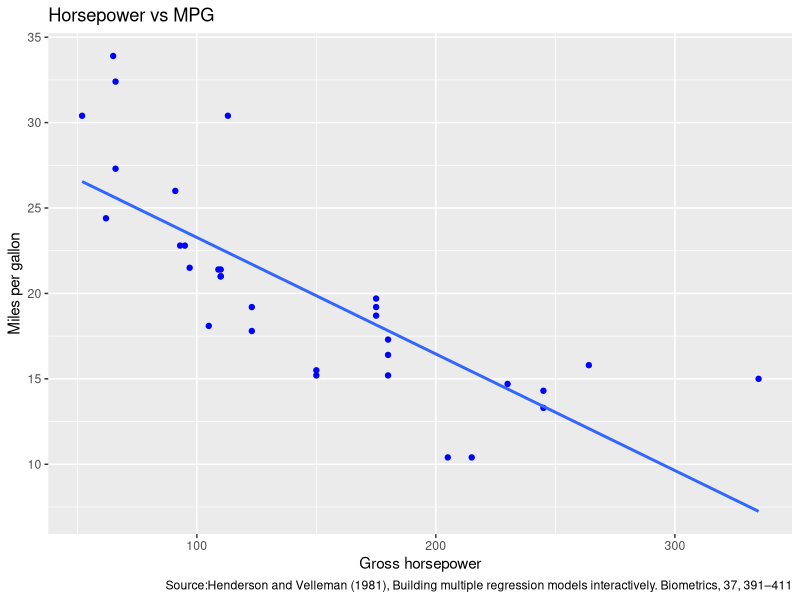
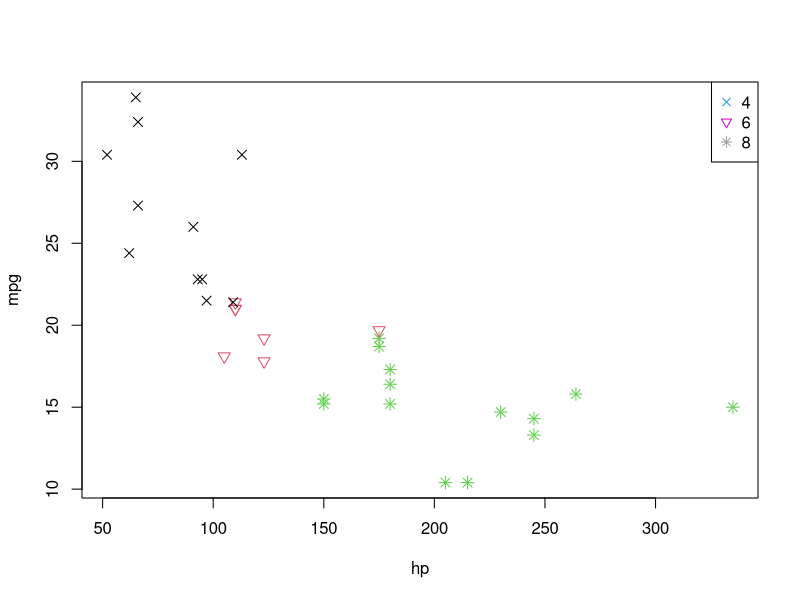
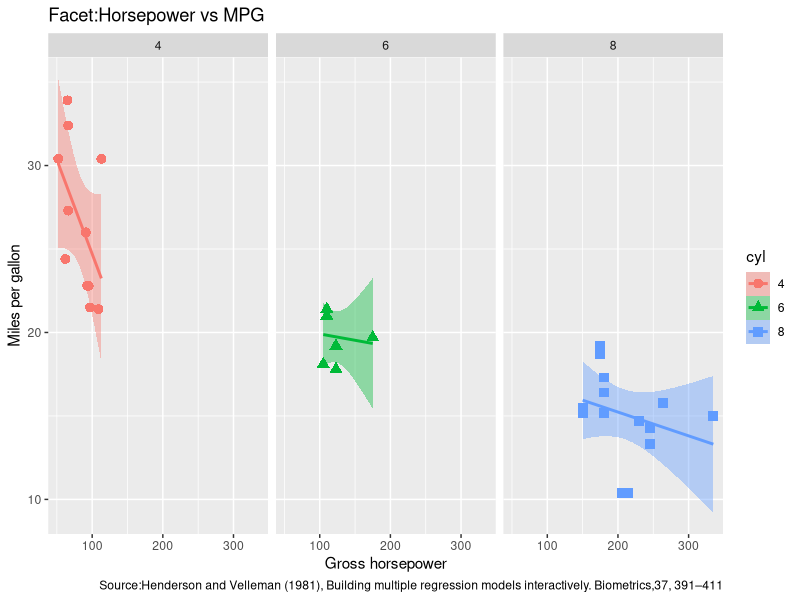
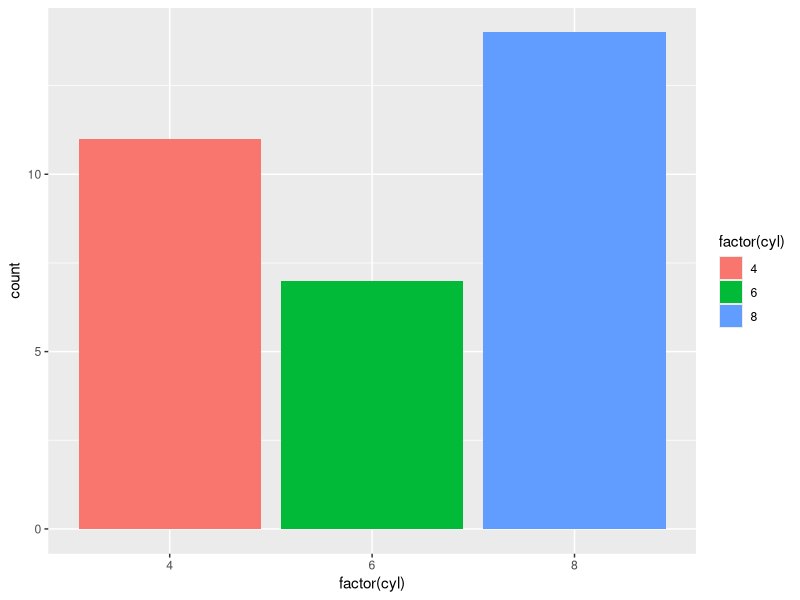
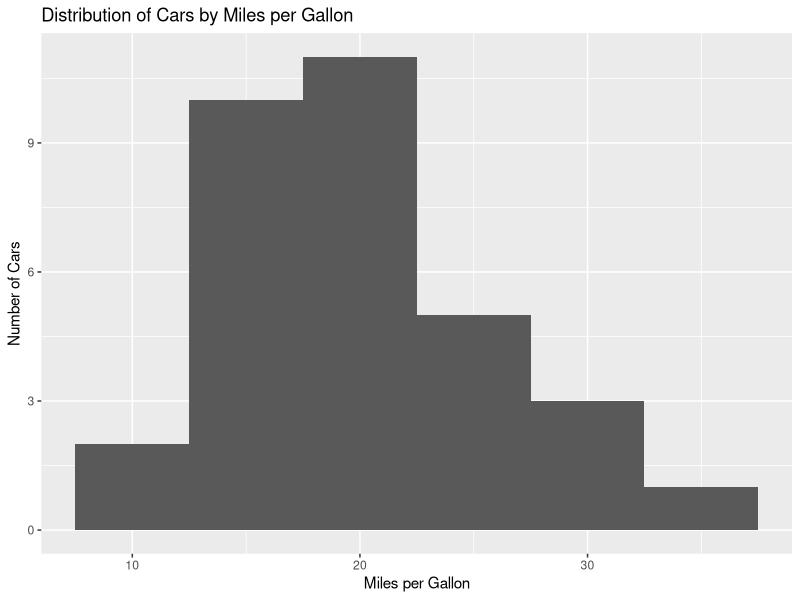
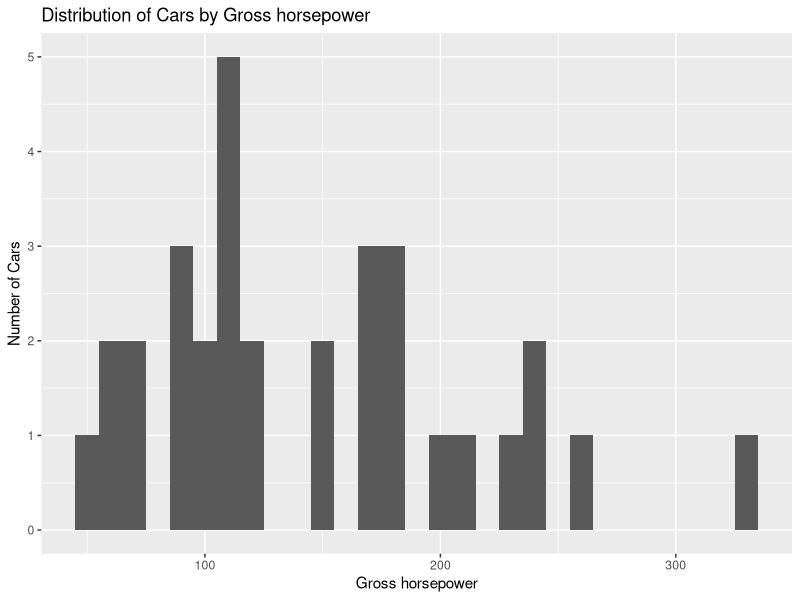

Recreate these plots in R, in order.
## ---- chunk 1

str(mtcars)
summary(mtcars)
library(dplyr)
mtcars

## ---- chunk 2
library(ggplot2)

ggplot(mtcars, aes(x=hp,y=mpg)) +
  geom_point(color="blue") +
  geom_smooth(method = "lm", se = FALSE) +
  labs(title= "Horsepower vs MPG",x="Gross horsepower",y= "Miles per gallon",caption ="Source:Henderson and Velleman (1981), Building multiple regression models interactively. Biometrics, 37, 391–411")
  
## ---- chunk 3
library(ggplot2)

mtcars$cyl <- as.factor(mtcars$cyl)
plot(mpg ~ hp , mtcars, 
    col=cyl, pch=c(4,6,8)[mtcars$cyl], cex=1.2)
legend("topright", legend=levels(mtcars$cyl),
                   pch = c(4,6,8),
                   col=levels(mtcars$cyl))



## ---- chunk 4

library(ggplot2)

plt <-
ggplot(mtcars, aes(x=hp, y=mpg, color=cyl, shape=cyl)) +
    geom_point(size=3) +
   geom_smooth(method="lm", aes(fill=cyl))+ 
  labs(title= "Facet:Horsepower vs MPG",x="Gross horsepower",y= "Miles per gallon",
       caption ="Source:Henderson and Velleman (1981), Building multiple regression models interactively. Biometrics,37, 391–411") 
plt + facet_wrap(~cyl)
## ---- chunk 5
library(ggplot2)
library(dplyr)

ggplot(mtcars, aes(factor(cyl),
        fill = factor(cyl))) +
    geom_bar()
## ---- chunk 6
library(ggplot2)

ggplot(mtcars, aes(mpg)) +
  geom_histogram(binwidth = 5) + xlab('Miles per Gallon') + ylab('Number of Cars') + 
   ggtitle('Distribution of Cars by Miles per Gallon')


## ---- chunk 7
library(ggplot2)

ggplot(mtcars, aes(hp)) +
  geom_histogram(binwidth=10) + xlab('Gross horsepower') + ylab('Number of Cars') +
  ggtitle('Distribution of Cars by Gross horsepower')
